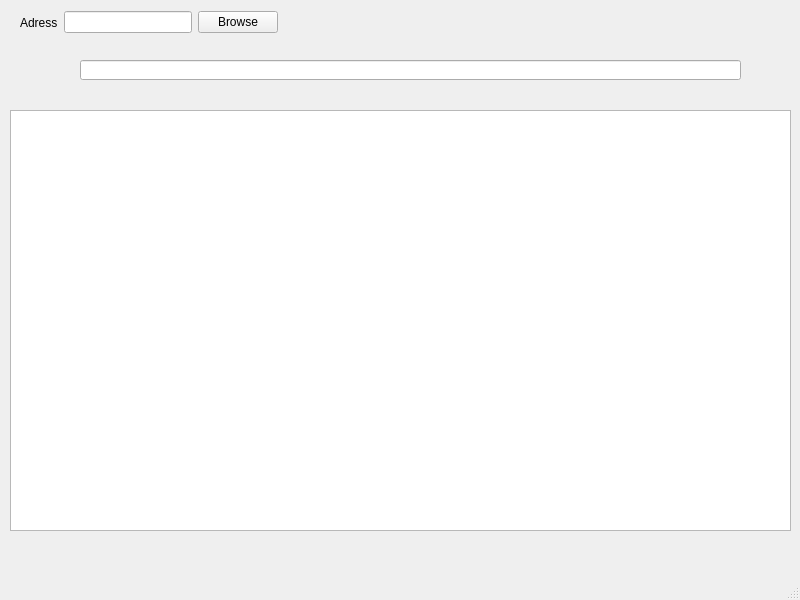
<?xml version="1.0" encoding="UTF-8"?>
<ui version="4.0">
 <class>MainWindow</class>
 <widget class="QMainWindow" name="MainWindow">
  <property name="geometry">
   <rect>
    <x>0</x>
    <y>0</y>
    <width>800</width>
    <height>600</height>
   </rect>
  </property>
  <property name="windowTitle">
   <string>MainWindow</string>
  </property>
  <widget class="QWidget" name="centralwidget">
   <widget class="QListView" name="listView">
    <property name="geometry">
     <rect>
      <x>10</x>
      <y>110</y>
      <width>781</width>
      <height>421</height>
     </rect>
    </property>
   </widget>
   <widget class="QLineEdit" name="lineEdit_2">
    <property name="geometry">
     <rect>
      <x>80</x>
      <y>60</y>
      <width>661</width>
      <height>20</height>
     </rect>
    </property>
   </widget>
   <widget class="QWidget" name="">
    <property name="geometry">
     <rect>
      <x>20</x>
      <y>10</y>
      <width>258</width>
      <height>25</height>
     </rect>
    </property>
    <layout class="QHBoxLayout" name="horizontalLayout">
     <item>
      <widget class="QLabel" name="label">
       <property name="text">
        <string>Adress</string>
       </property>
      </widget>
     </item>
     <item>
      <widget class="QLineEdit" name="lineEdit"/>
     </item>
     <item>
      <widget class="QPushButton" name="pushButton">
       <property name="text">
        <string>Browse</string>
       </property>
      </widget>
     </item>
    </layout>
   </widget>
  </widget>
  <widget class="QMenuBar" name="menubar">
   <property name="geometry">
    <rect>
     <x>0</x>
     <y>0</y>
     <width>800</width>
     <height>23</height>
    </rect>
   </property>
  </widget>
  <widget class="QStatusBar" name="statusbar"/>
 </widget>
 <resources/>
 <connections/>
</ui>
